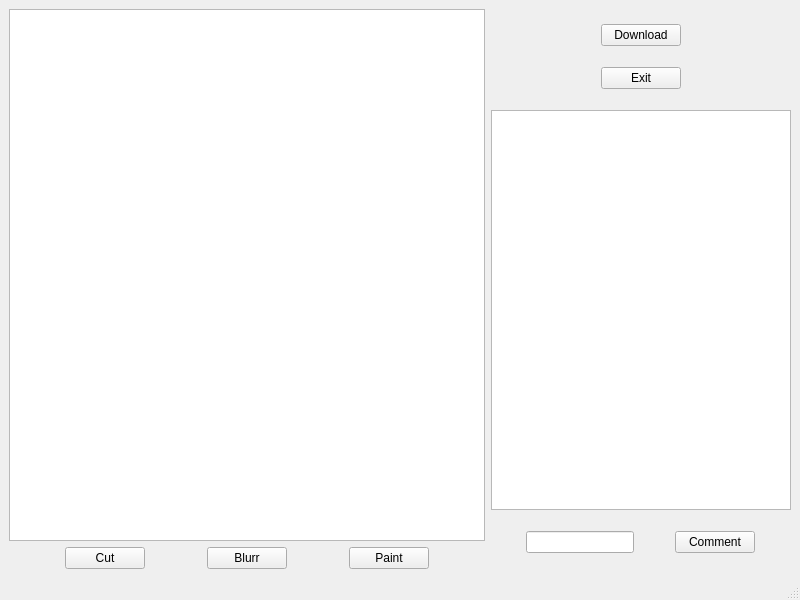
<?xml version="1.0" encoding="UTF-8"?>
<ui version="4.0">
 <class>EditWindow</class>
 <widget class="QMainWindow" name="EditWindow">
  <property name="geometry">
   <rect>
    <x>0</x>
    <y>0</y>
    <width>800</width>
    <height>600</height>
   </rect>
  </property>
  <property name="windowTitle">
   <string>MainWindow</string>
  </property>
  <widget class="QWidget" name="centralwidget">
   <layout class="QHBoxLayout" name="horizontalLayout">
    <item>
     <layout class="QVBoxLayout" name="verticalLayout_4">
      <item>
       <widget class="QGraphicsView" name="grview">
        <property name="mouseTracking">
         <bool>true</bool>
        </property>
       </widget>
      </item>
      <item>
       <layout class="QHBoxLayout" name="horizontalLayout_4">
        <item>
         <widget class="QPushButton" name="cutBut">
          <property name="sizePolicy">
           <sizepolicy hsizetype="Fixed" vsizetype="Fixed">
            <horstretch>0</horstretch>
            <verstretch>0</verstretch>
           </sizepolicy>
          </property>
          <property name="text">
           <string>Cut</string>
          </property>
         </widget>
        </item>
        <item>
         <widget class="QPushButton" name="blurrBut">
          <property name="sizePolicy">
           <sizepolicy hsizetype="Fixed" vsizetype="Fixed">
            <horstretch>0</horstretch>
            <verstretch>0</verstretch>
           </sizepolicy>
          </property>
          <property name="text">
           <string>Blurr</string>
          </property>
         </widget>
        </item>
        <item>
         <widget class="QPushButton" name="bucketBut">
          <property name="sizePolicy">
           <sizepolicy hsizetype="Fixed" vsizetype="Fixed">
            <horstretch>0</horstretch>
            <verstretch>0</verstretch>
           </sizepolicy>
          </property>
          <property name="text">
           <string>Paint</string>
          </property>
         </widget>
        </item>
       </layout>
      </item>
     </layout>
    </item>
    <item>
     <layout class="QVBoxLayout" name="verticalLayout">
      <item alignment="Qt::AlignHCenter">
       <widget class="QPushButton" name="downloadBut">
        <property name="sizePolicy">
         <sizepolicy hsizetype="Fixed" vsizetype="Fixed">
          <horstretch>0</horstretch>
          <verstretch>0</verstretch>
         </sizepolicy>
        </property>
        <property name="text">
         <string>Download</string>
        </property>
       </widget>
      </item>
      <item alignment="Qt::AlignHCenter">
       <widget class="QPushButton" name="exitBut">
        <property name="sizePolicy">
         <sizepolicy hsizetype="Fixed" vsizetype="Fixed">
          <horstretch>0</horstretch>
          <verstretch>0</verstretch>
         </sizepolicy>
        </property>
        <property name="text">
         <string>Exit</string>
        </property>
       </widget>
      </item>
      <item alignment="Qt::AlignHCenter">
       <widget class="QListWidget" name="commentList">
        <property name="sizePolicy">
         <sizepolicy hsizetype="Fixed" vsizetype="Fixed">
          <horstretch>0</horstretch>
          <verstretch>0</verstretch>
         </sizepolicy>
        </property>
        <property name="minimumSize">
         <size>
          <width>300</width>
          <height>400</height>
         </size>
        </property>
        <property name="maximumSize">
         <size>
          <width>300</width>
          <height>400</height>
         </size>
        </property>
       </widget>
      </item>
      <item>
       <layout class="QHBoxLayout" name="horizontalLayout_2">
        <item>
         <widget class="QLineEdit" name="commentLine">
          <property name="sizePolicy">
           <sizepolicy hsizetype="Fixed" vsizetype="Fixed">
            <horstretch>0</horstretch>
            <verstretch>0</verstretch>
           </sizepolicy>
          </property>
         </widget>
        </item>
        <item>
         <widget class="QPushButton" name="commentBut">
          <property name="sizePolicy">
           <sizepolicy hsizetype="Fixed" vsizetype="Fixed">
            <horstretch>0</horstretch>
            <verstretch>0</verstretch>
           </sizepolicy>
          </property>
          <property name="text">
           <string>Comment</string>
          </property>
          <property name="checkable">
           <bool>false</bool>
          </property>
          <property name="autoDefault">
           <bool>false</bool>
          </property>
         </widget>
        </item>
       </layout>
      </item>
     </layout>
    </item>
   </layout>
  </widget>
  <widget class="QMenuBar" name="menubar">
   <property name="geometry">
    <rect>
     <x>0</x>
     <y>0</y>
     <width>800</width>
     <height>22</height>
    </rect>
   </property>
  </widget>
  <widget class="QStatusBar" name="statusbar"/>
 </widget>
 <resources/>
 <connections/>
</ui>
